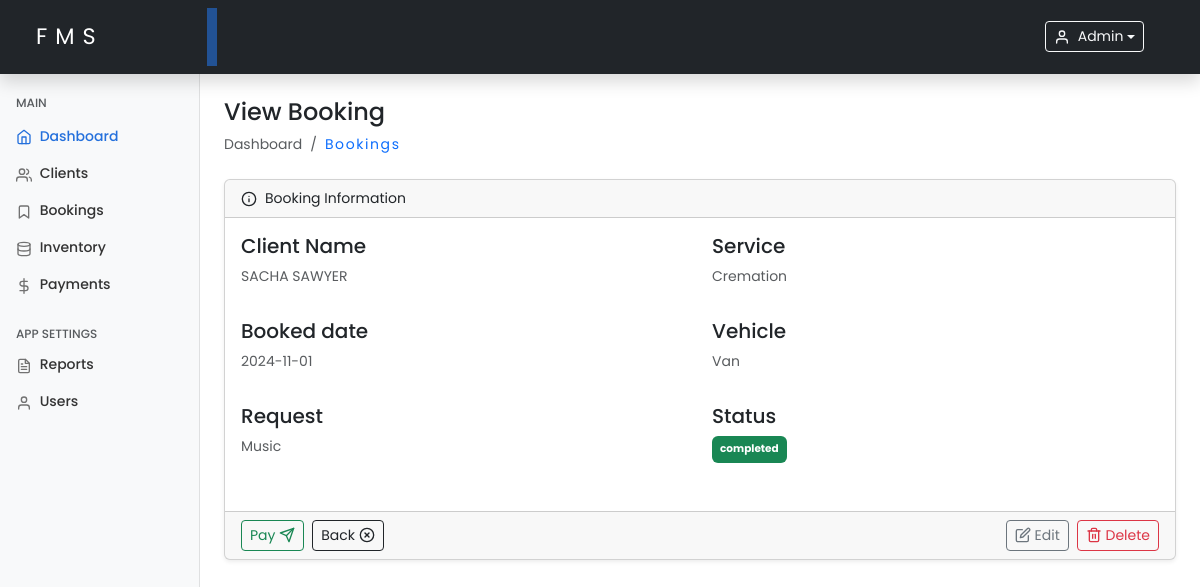
Screenshot of /viewBooking.php?id=23 (signed in) with the database file from the repository.
### tables this page shows
CREATE TABLE `bookings` (
  `id` int(11) NOT NULL,
  `client_id` varchar(100) NOT NULL,
  `deceased_name` varchar(100) NOT NULL,
  `service_type` enum('burial','cremation','other') DEFAULT 'burial',
  `schedule_date` date NOT NULL,
  `vehicle_type` varchar(150) DEFAULT NULL,
  `request` varchar(255) DEFAULT NULL,
  `status` enum('scheduled','completed') DEFAULT 'scheduled',
  `created_at` timestamp NOT NULL DEFAULT current_timestamp(),
  `updated_at` timestamp NOT NULL DEFAULT current_timestamp() ON UPDATE current_timestamp()
);

CREATE TABLE `clients` (
  `id` int(11) NOT NULL,
  `client_name` varchar(100) NOT NULL,
  `client_phone` varchar(20) NOT NULL,
  `client_email` varchar(100) DEFAULT NULL,
  `client_address` varchar(255) DEFAULT NULL,
  `deceased_name` varchar(100) NOT NULL,
  `deceased_age` int(3) NOT NULL,
  `deceased_date_of_death` date NOT NULL,
  `deceased_cause` enum('natural','sickness','accident','other') NOT NULL,
  `deceased_gender` enum('male','female','other') NOT NULL,
  `created_at` timestamp NOT NULL DEFAULT current_timestamp(),
  `updated_at` timestamp NOT NULL DEFAULT current_timestamp() ON UPDATE current_timestamp()
);

### includes/functions.php (called while the page is built, shortened)
<?php
require_once 'config.php';
function getBookingById($bookingId)
{
    global $conn;
    $stmt = $conn->prepare("
        SELECT s.*, c.deceased_name AS client_name
        FROM bookings s
        JOIN clients c ON s.client_id = c.id
        WHERE s.id = ?
    ");
    $stmt->bind_param("i", $bookingId);
    if ($stmt->execute()) {
        $result = $stmt->get_result();
        if ($result->num_rows > 0) {
            return $result->fetch_assoc();
        }
    }
    return null;
}

### viewBooking.php (the view, shortened to what this page needs)
<?php
include 'includes/functions.php';
if (isset($_GET['id']) && is_numeric($_GET['id'])) {
    $bookingId = (int)$_GET['id'];
    $booking = getBookingById($bookingId);
} else {
    echo "<p class='text-danger'>Invalid booking ID.</p>";
    exit();
}
include './includes/header.php';
include './includes/sidebar.php';
?>
<main class="col-md-9 ms-sm-auto col-lg-10 px-md-4">
    <h4 class="mt-4">View Booking</h4>
    <ol class="breadcrumb mb-4">
        <li class="breadcrumb-item active">Dashboard</li>
        <li class="breadcrumb-item">
            <a class="text-decoration-none hover-underline" href="./bookings.php">Bookings</a>
        </li>
    </ol>
    <div class="card shadow-sm">
        <div class="card-header d-flex align-items-center">
            <span data-feather="info" class="me-2"></span>Booking Information
        </div>
        <div class="card-body">
            <div class="row">
                <div class="col-md-6 mb-3">
                    <h5 class="fw-bold-30">Client Name</h5>
                    <p class="text-muted text-uppercase"><?php echo htmlspecialchars($booking['client_name']); ?></p>
                </div>
                <div class="col-md-6 mb-3">
                    <h5 class="fw-bold-30">Service</h5>
                    <p class="text-muted text-capitalize"><?php echo htmlspecialchars($booking['service_type']); ?></p>
                </div>
            </div>
            <div class="row">
                <div class="col-md-6 mb-3">
                    <h5 class="fw-bold-30">Booked date</h5>
                    <p class="text-muted"><?php echo htmlspecialchars($booking['schedule_date']); ?></p>
                </div>
                <div class="col-md-6 mb-3">
                    <h5 class="fw-bold-30">Vehicle</h5>
                    <p class="text-muted text-capitalize"><?php echo htmlspecialchars($booking['vehicle_type']); ?></p>
                </div>
            </div>
            <div class="row">
                <div class="col-md-6 mb-3">
                    <h5 class="fw-bold-30">Request</h5>
                    <p class="text-muted"><?php echo htmlspecialchars($booking['request']); ?></p>
                </div>
                <div class="col-md-3 mb-3">
                    <h5 class="fw-bold-30">Status</h5>
                    <p class="badge bg-<?php echo ($booking['status'] === 'completed') ? 'success' : 'danger'; ?> p-2">
                        <?php echo htmlspecialchars($booking['status']); ?>
                    </p>
                </div>
            </div>
        </div>
        <div class="card-footer d-flex justify-content-between align-items-center">
    <div class="d-flex">
        <a href="payment.php?id=<?php echo $booking['id']; ?>" class="btn btn-sm btn-outline-success me-2 d-flex align-items-center">
            Pay&nbsp;<span data-feather="send"></span>
        </a>
        <a href="bookings.php" class="btn btn-sm btn-outline-dark me-2 d-flex align-items-center">
            Back&nbsp;<span data-feather="x-circle"></span>
        </a>
    </div>
    <div class="d-flex">
        <a href="editBooking.php?id=<?php echo $booking['id']; ?>" class="btn btn-sm btn-outline-secondary me-2 d-flex align-items-center">
            <span data-feather="edit"></span>&nbsp;Edit
        </a>
        <a href="#!" class="btn btn-sm btn-outline-danger d-flex align-items-center" onclick="return confirm('Are you sure you want to delete this booking record?');">
            <span data-feather="trash-2"></span>&nbsp;Delete
        </a>
    </div>
</div>
    </div>
</main>
<?php include './includes/footer.php'; ?>

### assets/css/dashboard.css (style rules this page uses)
* { margin: 0; padding: 0; box-sizing: border-box; }
body { font-size: .875rem; font-family: "Poppins", sans-serif; }
.feather { width: 16px; height: 16px; vertical-align: text-bottom; }

### includes/header.php (style rules this page uses)
.active { background-color: transparent !important; }
.text-decoration-none { font-weight: 400; letter-spacing: 0.1rem; text-decoration: none !important; }

### rows the page displays
bookings: client.deceased_name "SACHA SAWYER", service_type "Cremation", schedule_date "2024-11-01", vehicle_type "Van", request "Music", status "completed"

### other values shown
$_SESSION['username'] "Admin"
